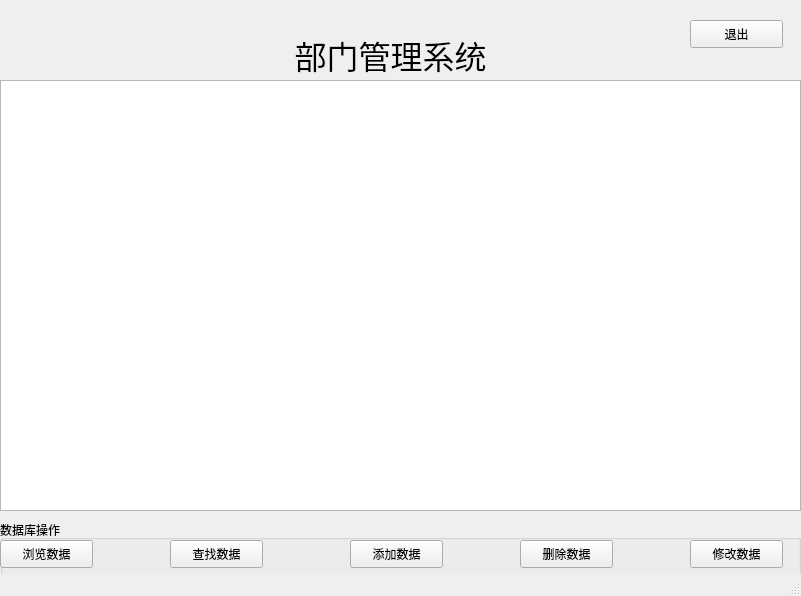
<?xml version="1.0" encoding="UTF-8"?>
<ui version="4.0">
 <class>MainWindow</class>
 <widget class="QMainWindow" name="MainWindow">
  <property name="geometry">
   <rect>
    <x>0</x>
    <y>0</y>
    <width>801</width>
    <height>596</height>
   </rect>
  </property>
  <property name="windowTitle">
   <string>部门管理系统</string>
  </property>
  <widget class="QWidget" name="centralwidget">
   <widget class="QGroupBox" name="groupBox">
    <property name="geometry">
     <rect>
      <x>0</x>
      <y>520</y>
      <width>801</width>
      <height>81</height>
     </rect>
    </property>
    <property name="title">
     <string>数据库操作</string>
    </property>
    <widget class="QPushButton" name="pushButton">
     <property name="geometry">
      <rect>
       <x>0</x>
       <y>20</y>
       <width>93</width>
       <height>28</height>
      </rect>
     </property>
     <property name="text">
      <string>浏览数据</string>
     </property>
    </widget>
    <widget class="QPushButton" name="pushButton_2">
     <property name="geometry">
      <rect>
       <x>170</x>
       <y>20</y>
       <width>93</width>
       <height>28</height>
      </rect>
     </property>
     <property name="text">
      <string>查找数据</string>
     </property>
    </widget>
    <widget class="QPushButton" name="pushButton_3">
     <property name="geometry">
      <rect>
       <x>350</x>
       <y>20</y>
       <width>93</width>
       <height>28</height>
      </rect>
     </property>
     <property name="text">
      <string>添加数据</string>
     </property>
    </widget>
    <widget class="QPushButton" name="pushButton_4">
     <property name="geometry">
      <rect>
       <x>520</x>
       <y>20</y>
       <width>93</width>
       <height>28</height>
      </rect>
     </property>
     <property name="text">
      <string>删除数据</string>
     </property>
    </widget>
    <widget class="QPushButton" name="pushButton_6">
     <property name="geometry">
      <rect>
       <x>690</x>
       <y>20</y>
       <width>93</width>
       <height>28</height>
      </rect>
     </property>
     <property name="text">
      <string>修改数据</string>
     </property>
    </widget>
   </widget>
   <widget class="QLabel" name="label">
    <property name="geometry">
     <rect>
      <x>260</x>
      <y>-20</y>
      <width>261</width>
      <height>151</height>
     </rect>
    </property>
    <property name="font">
     <font>
      <family>宋体</family>
      <pointsize>24</pointsize>
     </font>
    </property>
    <property name="text">
     <string>&lt;html&gt;&lt;head/&gt;&lt;body&gt;&lt;p align=&quot;center&quot;&gt;部门管理系统&lt;/p&gt;&lt;/body&gt;&lt;/html&gt;</string>
    </property>
   </widget>
   <widget class="QTextBrowser" name="textBrowser">
    <property name="geometry">
     <rect>
      <x>0</x>
      <y>80</y>
      <width>801</width>
      <height>431</height>
     </rect>
    </property>
   </widget>
   <widget class="QPushButton" name="pushButton_5">
    <property name="geometry">
     <rect>
      <x>690</x>
      <y>20</y>
      <width>93</width>
      <height>28</height>
     </rect>
    </property>
    <property name="text">
     <string>退出</string>
    </property>
   </widget>
  </widget>
  <widget class="QStatusBar" name="statusbar"/>
 </widget>
 <resources/>
 <connections/>
</ui>
